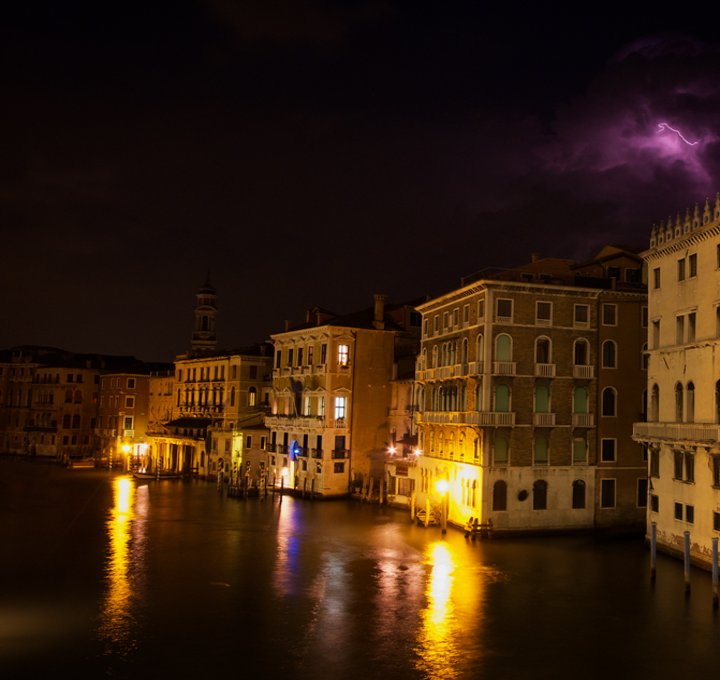
#> input picture Final_Project/py/py_overlap_partition/imgs/building.bmp, 720 x 680 px
$ python main.py
#> lines starting #> are read from the running program, lines starting #| are printed output that depends on the picture
from pathlib import Path
from PIL import Image
from lime import run_lime
import numpy as np

if __name__ == "__main__":
    # get absolute path of this file's directory (py_hardware)
    root = Path(__file__).resolve().parent
    img = root / "imgs" / "building.bmp"
    out_dir = root / "imgs_lime1"
    out_dir.mkdir(parents=True, exist_ok=True)

    # normalize to [0,1] in main, pass arr to run_lime
    arr = np.asarray(Image.open(img).convert("RGB"), dtype=np.float64) / 255.0
    figure_size = 680
    # static figure size
    arr = arr[0:figure_size, 0:figure_size, 0:3]
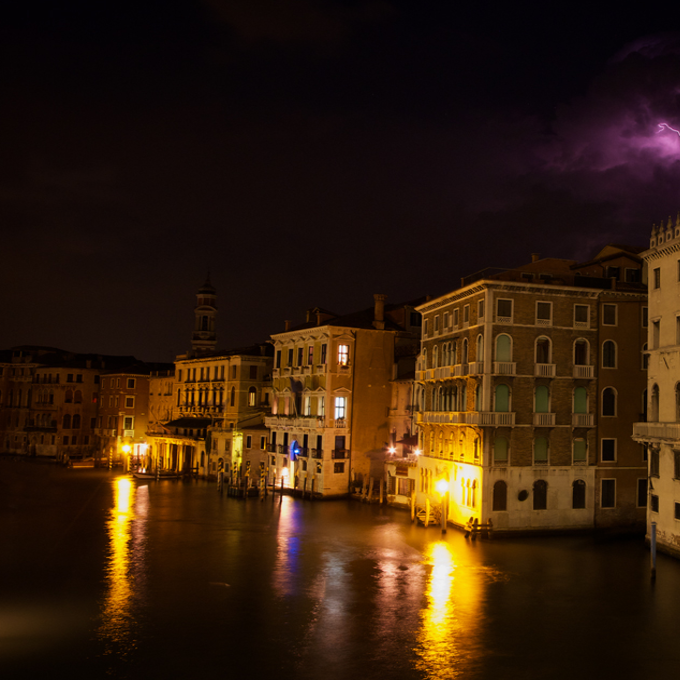
#> arr: shape (680, 680, 3) float64; mean R, G, B 0.203, 0.119, 0.0483
    ori_img = out_dir/"original_image.bmp"
    Image.fromarray((arr * 255).astype(np.uint8), mode="RGB").save(ori_img)
    '''
    Original Image Size: 680x680x3
    Output Image Size : 672x672x3
    Patch Size: 32x32x3 Valid
    Patch Size: 24x24x3(discard the boundary)
    4 * 2(Discard Boundary) + 24 * Patch Number = 680
    Patch Number = 28
    '''
    # 32x32x3 patch size (0–255)
    patch_size = 32
    valid_size = 24
    border = (patch_size - valid_size) // 2
    patch_num = (figure_size - 2 * border) // valid_size
    patch_img = np.zeros((patch_size, patch_size), dtype=np.float64)
    # 672x672x3 matrix
    out_size = figure_size - 2 * border
    enhanced1_img = np.zeros((out_size, out_size, 3), dtype=np.float64)
    enhanced2_img = np.zeros((out_size, out_size, 3), dtype=np.float64)
    enhanced2_inv = np.zeros((out_size, out_size, 3), dtype=np.float64)
    clip_orig_img = np.zeros((out_size, out_size, 3), dtype=np.float64)
    iteration_cnt = 0

    for i in range(patch_num):
        print("iteration", i, " complete")
        for j in range (patch_num):
            patch_img = arr[i*valid_size:i*valid_size + patch_size , j*valid_size: j*valid_size+patch_size, 0:3]
            patch_label = f"patch_{i:02d}_{j:02d}"

            # enhanced1_patch(32x32x3)
            out_dir = root / "imgs_lime1"
#> (the run stopped early here; a loop or call above may not have finished)
